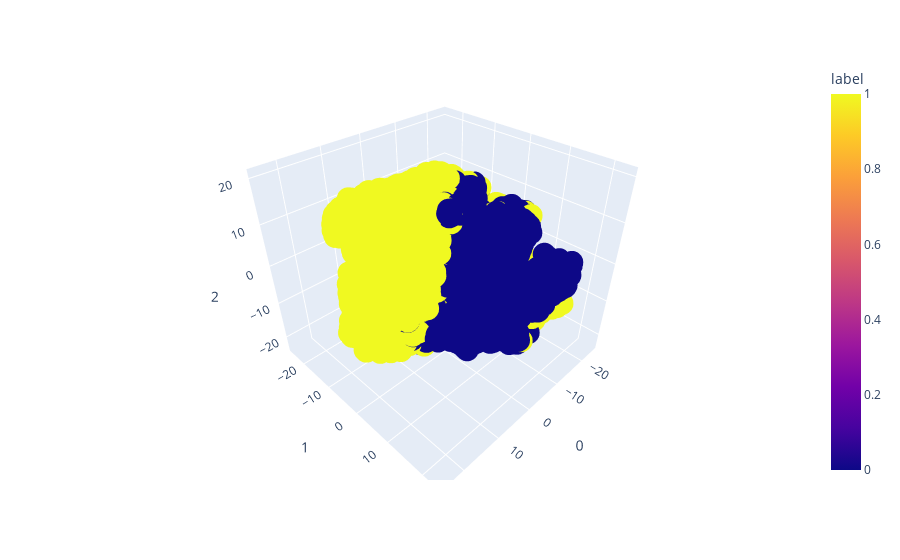

Here is the notebook cell this chart was saved with:
### Code cell
labels = km_labels

features = data#.iloc[:, -5:]

tsne = TSNE(n_components=3, random_state=0)
projections = tsne.fit_transform(features, )

fig = px.scatter_3d(
    projections, x=0, y=1, z=2,
    color=labels, labels={'color': 'label'}
)
fig.update_traces(marker_size=8)
fig.show()

### Figure 1 — Plotly figure (JSON) as saved in the notebook; plotly's stock layout.template omitted (floating-point values rounded to 4 significant figures; data arrays with more than 128 entries replaced by an {"elided": "..."} marker saying what was removed)
{"data": [{"hovertemplate": "0=%{x}<br>1=%{y}<br>2=%{z}<br>label=%{marker.color}<extra></extra>", "legendgroup": "", "marker": {"color": {"elided": "10133 int values"}, "coloraxis": "coloraxis", "size": 8, "symbol": "circle"}, "mode": "markers", "name": "", "scene": "scene", "showlegend": false, "type": "scatter3d", "x": {"elided": "10133 float values"}, "y": {"elided": "10133 float values"}, "z": {"elided": "10133 float values"}}], "layout": {"coloraxis": {"colorbar": {"title": {"text": "label"}}, "colorscale": [[0, "#0d0887"], [0.1111, "#46039f"], [0.2222, "#7201a8"], [0.3333, "#9c179e"], [0.4444, "#bd3786"], [0.5556, "#d8576b"], [0.6667, "#ed7953"], [0.7778, "#fb9f3a"], [0.8889, "#fdca26"], [1, "#f0f921"]]}, "legend": {"tracegroupgap": 0}, "margin": {"t": 60}, "scene": {"domain": {"x": [0, 1], "y": [0, 1]}, "xaxis": {"title": {"text": "0"}}, "yaxis": {"title": {"text": "1"}}, "zaxis": {"title": {"text": "2"}}}}}
